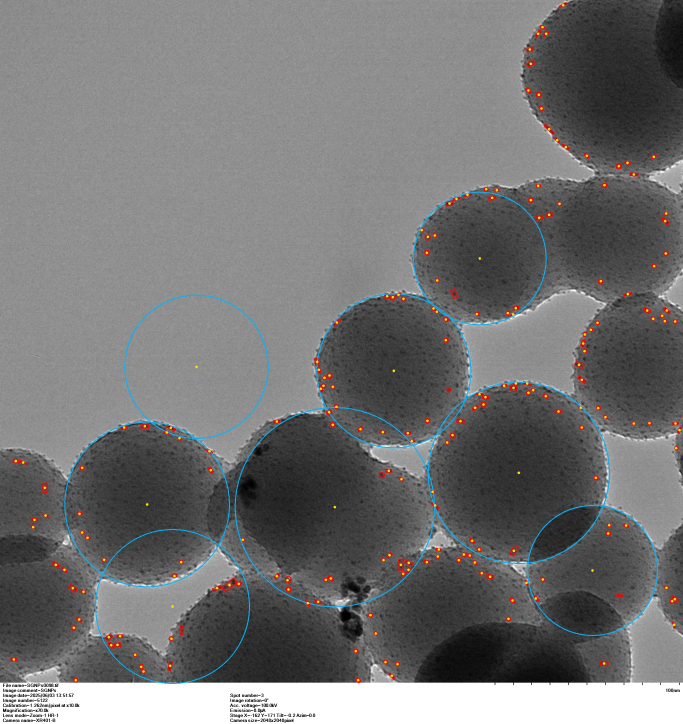
#> input picture processed_image.jpg, 2048 x 2171 px (shown at 1/3 size)
$ python measurement_modes.py --image processed_image.jpg --scale 1.0
#> lines starting #> are read from the running program, lines starting #| are printed output that depends on the picture; after the words box and inside, x2 and y2 are one past the last pixel; in counts of white or black regions, pixels touching at a corner belong together
import argparse
import json
import math
import os
from pathlib import Path

import cv2
import numpy as np


OUTPUT_IMAGE = "processed_image.jpg"
DIAMETERS_TXT = "diameters.txt"
MEASUREMENTS_JSON = "measurements.json"
AU_CLASS = "Au_decorations"
SIO2_CLASS = "SiO2_carrier"
INNER_COLOR = (0, 0, 255)
OUTER_COLOR = (255, 180, 0)
REVIEW_COLOR = (0, 220, 255)


def fail(message):
    print(json.dumps({"ok": False, "message": message}))
    raise SystemExit(1)


def parse_bool(value):
    if isinstance(value, bool):
        return value
    return str(value).strip().lower() not in ("0", "false", "no", "off")


def parse_args():
    parser = argparse.ArgumentParser(description="Measure Au/SiO2 particles without AI.")
    parser.add_argument("--image", required=True)
    parser.add_argument("--mode", choices=["au", "sio2", "both"], default="au")
    parser.add_argument("--shape-preset", choices=["generic", "spheres", "pellets", "decorated"], default="generic")
    parser.add_argument("--ui-mode", choices=["easy", "advanced"], default="easy")
    parser.add_argument("--contrast-strategy", choices=["dark_particles", "bright_shells", "manual_gray_range"], default="dark_particles")
    parser.add_argument("--manual-threshold-min", type=float, default=0)
    parser.add_argument("--manual-threshold-max", type=float, default=255)
    parser.add_argument("--min-circularity", type=float, default=0)
    parser.add_argument("--max-circularity", type=float, default=1)
    parser.add_argument("--min-elongation", type=float, default=1)
    parser.add_argument("--max-elongation", type=float, default=999)
    parser.add_argument("--include-holes", default="false")
    parser.add_argument("--review-view", choices=["overlay", "numbered"], default="overlay")
    parser.add_argument("--scale", required=True, type=float)
    parser.add_argument("--manual-scale-px", type=float, default=0)
    parser.add_argument("--manual-scale-line", default="")
    parser.add_argument("--exclude-edges", default="true")
    parser.add_argument("--watershed", default="auto")
    parser.add_argument("--watershed-min-distance-factor", type=float, default=0.55)
    parser.add_argument("--au-min-radius", type=float, default=1)
    parser.add_argument("--au-max-radius", type=float, default=50)
    parser.add_argument("--sio2-min-radius", type=float, default=20)
    parser.add_argument("--sio2-max-radius", type=float, default=500)
    parser.add_argument("--histogram-bin-width", type=float, default=5)
    return parser.parse_args()


def parse_manual_scale_line(value):
    if not value:
        return None
    try:
        coords = [float(part.strip()) for part in value.split(",")]
    except ValueError:
        fail("--manual-scale-line must be x1,y1,x2,y2")
    if len(coords) != 4:
        fail("--manual-scale-line must be x1,y1,x2,y2")
    x1, y1, x2, y2 = coords
    length = math.hypot(x2 - x1, y2 - y1)
    if length <= 0:
        fail("--manual-scale-line points must not be identical")
    return {
        "x1": x1,
        "y1": y1,
        "x2": x2,
        "y2": y2,
        "length": length
    }


def resolve_watershed(value, shape_preset):
    if str(value).strip().lower() == "auto":
        return shape_preset != "pellets"
    return parse_bool(value)


def clamp_filter_settings(args):
    threshold_min = max(0, min(255, args.manual_threshold_min))
    threshold_max = max(0, min(255, args.manual_threshold_max))
    if threshold_min > threshold_max:
        threshold_min, threshold_max = threshold_max, threshold_min
    min_circularity = max(0.0, min(1.0, args.min_circularity))
    max_circularity = max(0.0, min(1.0, args.max_circularity))
    min_elongation = max(1.0, args.min_elongation)
    max_elongation = max(1.0, args.max_elongation)
    if min_circularity > max_circularity:
        min_circularity, max_circularity = max_circularity, min_circularity
    if min_elongation > max_elongation:
        min_elongation, max_elongation = max_elongation, min_elongation
    return {
        "ui_mode": args.ui_mode,
        "contrast_strategy": args.contrast_strategy,
        "manual_threshold_min": threshold_min,
        "manual_threshold_max": threshold_max,
        "min_circularity": min_circularity,
        "max_circularity": max_circularity,
        "min_elongation": min_elongation,
        "max_elongation": max_elongation,
        "include_holes": parse_bool(args.include_holes),
        "review_view": args.review_view
    }


def particle_binary(gray, settings, default_threshold=80):
    strategy = settings.get("contrast_strategy", "dark_particles")
    if strategy == "manual_gray_range":
        lo = int(settings.get("manual_threshold_min", 0))
        hi = int(settings.get("manual_threshold_max", default_threshold))
        return cv2.inRange(gray, lo, hi)
    if strategy == "bright_shells":
        _, binary = cv2.threshold(gray, 185, 255, cv2.THRESH_BINARY)
        return binary
    _, binary = cv2.threshold(gray, default_threshold, 255, cv2.THRESH_BINARY_INV)
    return binary


def read_image(image_path):
    image = cv2.imread(str(image_path))
#> image is the input picture: shape (2171, 2048, 3); mean B, G, R 115.6, 115.5, 115.7
    if image is not None:
        return image

    try:
        from PIL import Image
    except ImportError:
        return None

    try:
        pil_image = Image.open(image_path).convert("RGB")
    except Exception:
        return None

    return cv2.cvtColor(np.array(pil_image), cv2.COLOR_RGB2BGR)


def overlap_ratio(first, second):
    ax, ay, aw, ah = first
    bx, by, bw, bh = second
    ix = max(0, min(ax + aw, bx + bw) - max(ax, bx))
    iy = max(0, min(ay + ah, by + bh) - max(ay, by))
    return (ix * iy) / max(1, aw * ah)


def touches_edge(bbox, image_shape, margin=2):
    x, y, w, h = bbox
    height, width = image_shape[:2]
    return x <= margin or y <= margin or x + w >= width - margin or y + h >= height - margin


def collect_scale_candidates(image):
    gray = cv2.cvtColor(image, cv2.COLOR_BGR2GRAY)
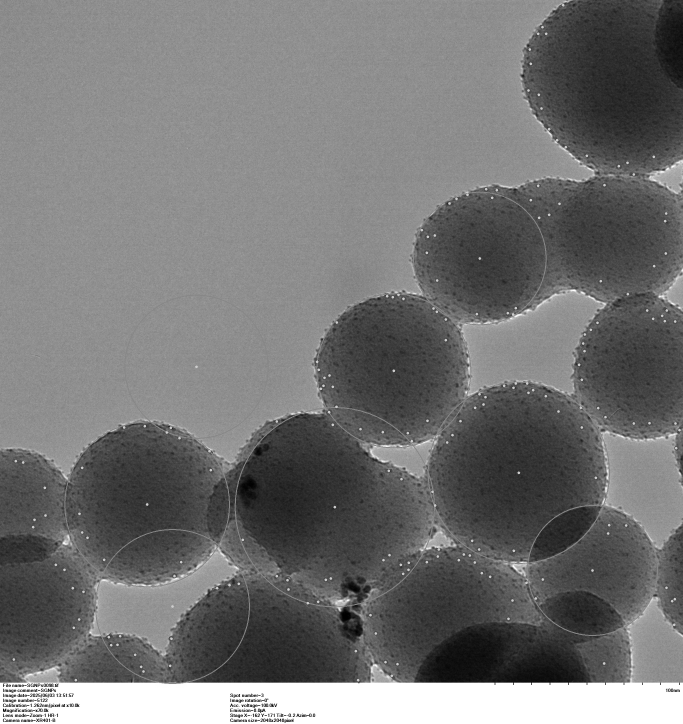
#> gray: shape (2171, 2048) (shown at 1/3 size); min 0, max 255, mean 115.6
    height, width = gray.shape
    min_bar_width = max(20, int(width * 0.08))
    image_area = height * width
    candidates = []

    _, binary = cv2.threshold(gray, 245, 255, cv2.THRESH_BINARY)
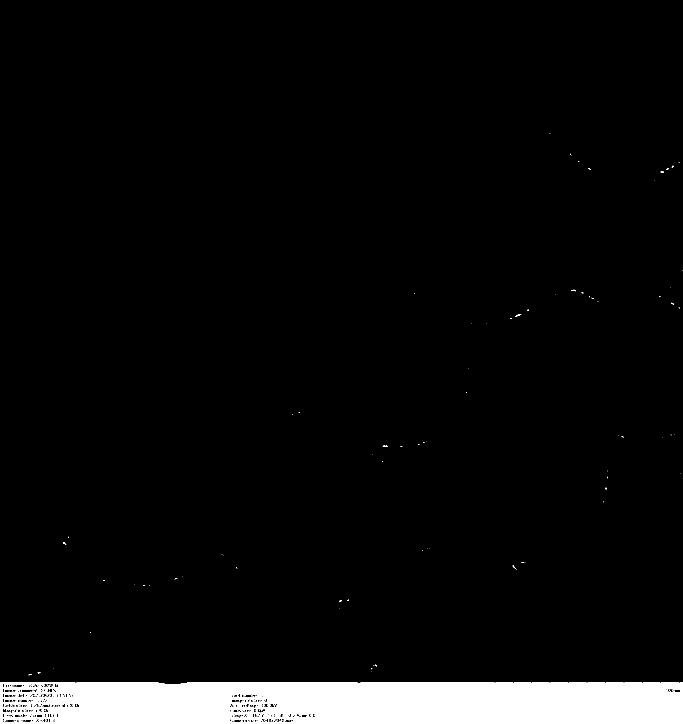
#> binary: shape (2171, 2048) (shown at 1/3 size); 5.4% white; 272 white regions (260 under 20 px)
    contours, _ = cv2.findContours(binary, cv2.RETR_EXTERNAL, cv2.CHAIN_APPROX_SIMPLE)
#> contours = 88 contours, 86 with area under 20; largest, box (x1, y1, x2, y2) and area: (0, 2047, 2048, 2171) 249202, (1545, 943, 1562, 950) 26
    for contour in contours:
        x, y, w, h = cv2.boundingRect(contour)
        if w * h > image_area * 0.25:
            continue
        if y >= height - 10:
            continue
        if w >= min_bar_width and 1 <= h <= 35 and w / max(h, 1) > 6:
            confidence = scale_confidence(x, y, w, h, width, height)
            candidates.append({
                "x": x,
                "y": y,
                "width_px": float(w),
                "height_px": float(h),
                "method": "bright_contour",
                "confidence": confidence
            })
#> this loop made 88 passes
#> (x, y, w, h) on passes 1, 2, 3, 4, 5, 6, 8, 10: (0, 2047, 2048, 124), (86, 2022, 9, 4), (113, 2016, 9, 4), (1115, 2015, 1, 1), (1115, 2007, 1, 1), (159, 2005, 1, 1), (1123, 1995, 1, 1), (1125, 1994, 5, 5)
#> after the loop, candidates = []

    x0 = int(width * 0.35)
    y0 = int(height * 0.55)
    roi = gray[y0:height, x0:width]
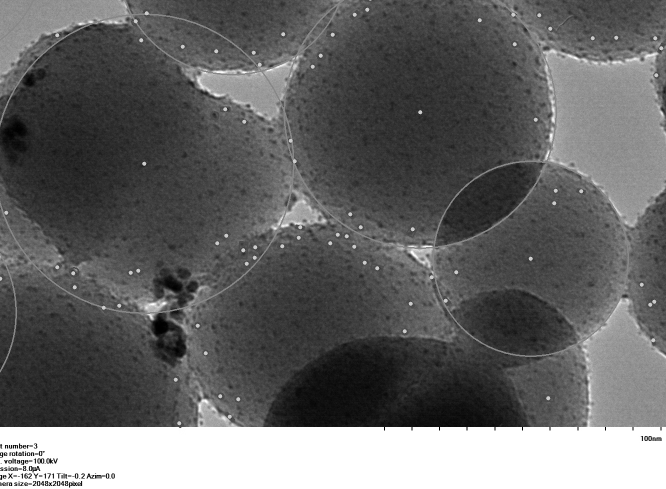
#> roi: shape (977, 1332) (shown at 1/2 size); min 0, max 255, mean 101.3
    edges = cv2.Canny(roi, 50, 150)
#> edges: shape (977, 1332); 4.1% white in thin lines or dots
    lines = cv2.HoughLinesP(
        edges,
        1,
        math.pi / 180,
        threshold=15,
        minLineLength=min_bar_width,
        maxLineGap=4
    )
#> lines = [[1116, 853, 1330, 853]]
#> (the rest of the program and of its run is left out)
